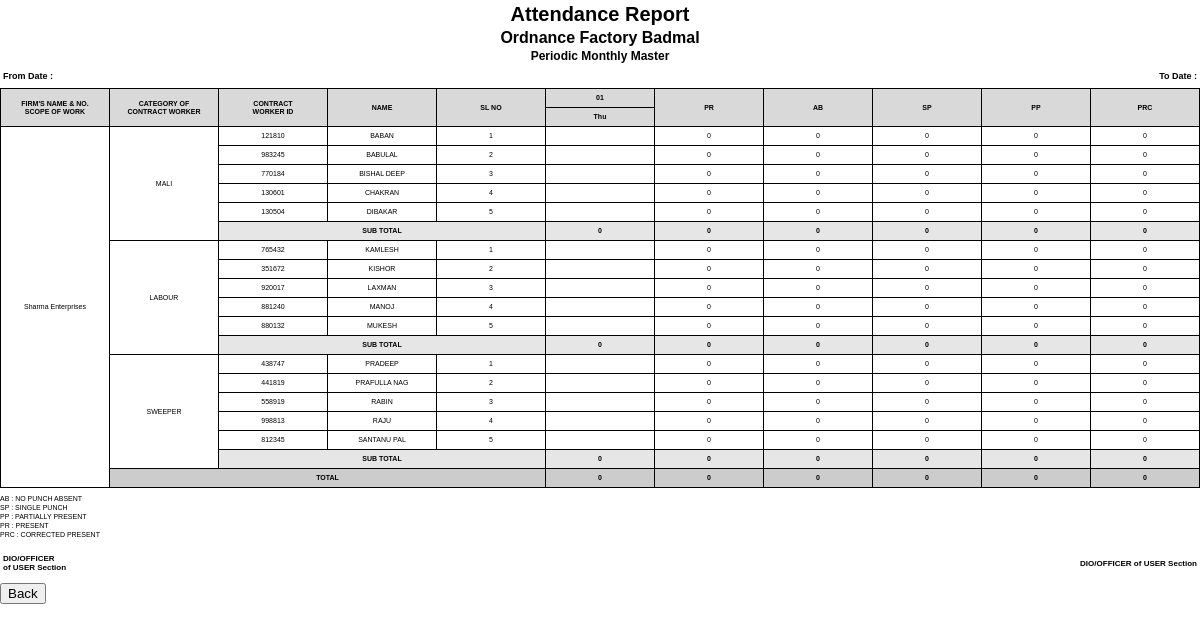
The app's page /reportgen.php?supplyOverhead=Sharma Enterprises with its own data.
### tables this page shows
CREATE TABLE `master` (
  `id` int(11) NOT NULL,
  `contractor_name` varchar(100) DEFAULT NULL,
  `category` varchar(50) DEFAULT NULL,
  `employee_id` varchar(6) NOT NULL,
  `employee_name` varchar(100) DEFAULT NULL,
  `aadhaar_number` varchar(12) NOT NULL,
  `phone_number` varchar(10) NOT NULL,
  `dob` date DEFAULT NULL,
  `address` varchar(255) DEFAULT NULL
);

### reportgen.php (the view, shortened to what this page needs)
<?php
include 'db_connect.php';
$contractor_name =
    $_GET['supplyOverhead'];
$from_date =
    $_GET['fromDate'];
$to_date =
    $_GET['toDate'];
?>
<!DOCTYPE html>
<html>
<head>
</head>
<body>
<div class="header-title">
Attendance Report
</div>
<div class="header-title" style="font-size:16px;">
Ordnance Factory Badmal
</div>
<div class="header-subtitle">
Periodic Monthly Master
</div>
<table class="date-row">
<tr>
<td>
From Date :
</td>
<td style="text-align:right;">
To Date :
</td>
</tr>
</table>
<table class="report-table">
<tr>
<th rowspan="2">
FIRM'S NAME & NO.<br>
SCOPE OF WORK
</th>
<th rowspan="2">
CATEGORY OF<br>
CONTRACT WORKER
</th>
<th rowspan="2">
CONTRACT<br>
WORKER ID
</th>
<th rowspan="2">
NAME
</th>
<th rowspan="2">
SL NO
</th>
<?php
$date_array = [];
$start = strtotime($from_date);
$end = strtotime($to_date);
while ($start <= $end) {
    $date_array[] =
        date('Y-m-d', $start);
    echo
    '<th>' .
    date('d', $start) .
    '</th>';
    $start =
    strtotime(
        '+1 day',
        $start
    );
}
?>
<th rowspan="2">PR</th>
<th rowspan="2">AB</th>
<th rowspan="2">SP</th>
<th rowspan="2">PP</th>
<th rowspan="2">PRC</th>
</tr>
<tr>
<?php
$start = strtotime($from_date);
$end = strtotime($to_date);
while ($start <= $end) {
    echo
    '<th>' .
    date('D', $start) .
    '</th>';
    $start =
    strtotime(
        '+1 day',
        $start
    );
}
?>
</tr>
<?php
$grand_pr = 0;
$grand_ab = 0;
$grand_sp = 0;
$grand_pp = 0;
$grand_prc = 0;
$grand_daily_totals = [];
foreach ($date_array as $date) {
    $grand_daily_totals[$date] = 0;
}
$contractor_query =
"
SELECT DISTINCT contractor_name
FROM master
WHERE contractor_name = '$contractor_name'
";
$contractor_result =
mysqli_query(
    $connection,
    $contractor_query
);
while (
    $contractor =
    mysqli_fetch_assoc($contractor_result)
) {
    $current_contractor =
        $contractor['contractor_name'];
    $contractor_count_query =
    "
    SELECT COUNT(*) AS total_rows
    FROM master
    WHERE contractor_name = '$current_contractor'
    ";
    $contractor_count_result =
    mysqli_query(
        $connection,
        $contractor_count_query
    );
    $contractor_count =
    mysqli_fetch_assoc(
        $contractor_count_result
    );
    $contractor_rowspan =
        $contractor_count['total_rows'] + 6;
    $show_contractor = true;
    $category_query =
    "
    SELECT DISTINCT category
    FROM master
    WHERE contractor_name = '$current_contractor'
    ORDER BY FIELD(
        category,
        'MALI',
        'LABOUR',
        'SWEEPER'
    )
    ";
    $category_result =
    mysqli_query(
        $connection,
        $category_query
    );
    while (
        $category_row =
        mysqli_fetch_assoc(
            $category_result
        )
    ) {
        $category =
            $category_row['category'];
        $category_count_query =
        "
        SELECT COUNT(*) AS total
        FROM master
        WHERE contractor_name = '$current_contractor'
        AND category = '$category'
        ";
        $category_count_result =
        mysqli_query(
            $connection,
            $category_count_query
        );
        $category_count =
        mysqli_fetch_assoc(
            $category_count_result
        );
        $category_rowspan =
            $category_count['total'] + 1;
        $employee_query =
        "
        SELECT *
        FROM master
        WHERE contractor_name = '$current_contractor'
        AND category = '$category'
        ORDER BY employee_name ASC
        ";
        $employee_result =
        mysqli_query(
            $connection,
            $employee_query
        );
        $sl_no = 1;
        $subtotal_pr = 0;
        $subtotal_ab = 0;
        $subtotal_sp = 0;
        $subtotal_pp = 0;
        $subtotal_prc = 0;
        $datewise_total = [];
        foreach ($date_array as $date) {
            $datewise_total[$date] = 0;
        }
        while (
            $employee =
            mysqli_fetch_assoc(
                $employee_result
            )
        ) {
            $employee_id =
                $employee['employee_id'];
            echo '<tr>';
            if ($show_contractor == true) {
                echo
                '<td rowspan="' .
                $contractor_rowspan .
                '" class="left">
                ' .
                $current_contractor .
                '
                </td>';
                $show_contractor = false;
            }
            if ($sl_no == 1) {
                echo
                '<td rowspan="' .
                $category_rowspan .
                '">
                ' .
                $category .
                '
                </td>';
            }
            echo
            '<td>' .
            $employee_id .
            '</td>';
            echo
            '<td class="left">' .
            $employee['employee_name'] .
            '</td>';
            echo
            '<td>' .
            $sl_no .
            '</td>';
            $pr = 0;
            $ab = 0;
            $sp = 0;
            $pp = 0;
            $prc = 0;
            foreach (
                $date_array as $date
            ) {
                $attendance_query =
                "
                SELECT status
                FROM attendance_final
                WHERE employee_id = '$employee_id'
                AND attendance_date = '$date'
                ";
                $attendance_result =
                mysqli_query(
                    $connection,
                    $attendance_query
                );
                if (mysqli_num_rows($attendance_result) > 0) {
    $attendance =
    mysqli_fetch_assoc(
        $attendance_result
    );
    $status =
    $attendance['status'];
    $current_day =
date(
    'D',
    strtotime($date)
);
if (
    $current_day == 'Sun'
) {
    $wff = false;
}
if (
    $current_day == 'Sun'
    &&
    (
        $status == 'PR'
        ||
        $status == 'PRC'
    )
) {
    $wff = true;
}
}
else {
    $status = "";
}
                echo
                '<td>' .
                $status .
                '</td>';
            }
            echo '<td>' . $pr . '</td>';
            echo '<td>' . $ab . '</td>';
            echo '<td>' . $sp . '</td>';
            echo '<td>' . $pp . '</td>';
            echo '<td>' . $prc . '</td>';
            echo '</tr>';
            $subtotal_pr += $pr;
            $subtotal_ab += $ab;
            $subtotal_sp += $sp;
            $subtotal_pp += $pp;
            $subtotal_prc += $prc;
            $grand_pr += $pr;
            $grand_ab += $ab;
            $grand_sp += $sp;
            $grand_pp += $pp;
            $grand_prc += $prc;
            $sl_no++;
        }
        echo '<tr class="subtotal">';
        echo '
        <td colspan="3">
        SUB TOTAL
        </td>
        ';
        foreach ($date_array as $date) {
            echo
            '<td>' .
            $datewise_total[$date] .
            '</td>';
        }
        echo '<td>' . $subtotal_pr . '</td>';
        echo '<td>' . $subtotal_ab . '</td>';
        echo '<td>' . $subtotal_sp . '</td>';
        echo '<td>' . $subtotal_pp . '</td>';
        echo '<td>' . $subtotal_prc . '</td>';
        echo '</tr>';
    }
}
echo '<tr class="total">';
echo '
<td colspan="4">
TOTAL
</td>
';
foreach ($date_array as $date) {
    echo
    '<td>' .
    $grand_daily_totals[$date] .
    '</td>';
}
echo '<td>' . $grand_pr . '</td>';
echo '<td>' . $grand_ab . '</td>';
echo '<td>' . $grand_sp . '</td>';
echo '<td>' . $grand_pp . '</td>';
echo '<td>' . $grand_prc . '</td>';
echo '</tr>';
?>
</table>
<div class="footer">
<div>
AB : NO PUNCH ABSENT
</div>
<div>
SP : SINGLE PUNCH
</div>
<div>
PP : PARTIALLY PRESENT
</div>
<div>
PR : PRESENT
</div>
<div>
PRC : CORRECTED PRESENT
</div>
</div>
<table class="signature">
<tr>
<td>
DIO/OFFICER<br>
of USER Section
</td>
<td style="text-align:right;">
DIO/OFFICER of USER Section
</td>
</tr>
</table>
<div class="back-btn">
<button
onclick="window.location.href='user.php'">
Back
</button>
</div>
</body>
</html>

### reportgen.php (style rules this page uses)
body { font-family: Arial, sans-serif; margin: 0; padding: 0; font-size: 8px; -webkit-print-color-adjust: exact; print-color-adjust: exact; }
.header-title { text-align: center; font-size: 20px; font-weight: bold; margin-top: 3px; margin-bottom: 2px; }
.header-subtitle { text-align: center; font-size: 12px; font-weight: bold; margin-bottom: 5px; }
.date-row { width: 100%; margin-bottom: 4px; font-size: 9px; font-weight: bold; }
.date-row td { border: none; }
.report-table { width: 100%; border-collapse: collapse; table-layout: fixed; }
.report-table th, .report-table td { border: 1px solid black; padding: 1px; text-align: center; font-size: 7px; line-height: 1.1; height: 16px; word-break: break-word; }
.report-table th { background: #d9d9d9; font-weight: bold; }
.left { text-align: left; padding-left: 3px; }
.subtotal { background: #e6e6e6; font-weight: bold; }
.total { background: #cccccc; font-weight: bold; }
.footer { margin-top: 6px; font-size: 7px; line-height: 1.3; }
.signature { margin-top: 12px; width: 100%; }
.signature td { border: none; font-size: 8px; font-weight: bold; }
.back-btn { margin-top: 8px; }

### records on screen
master: current_contractor "Sharma Enterprises", category "MALI", employee "121810", employee_name "BABAN", pr "0", ab "0", sp "0", pp "0", prc "0"
master: employee "983245", employee_name "BABULAL", pr "0", ab "0", sp "0", pp "0", prc "0"
master: employee "770184", employee_name "BISHAL DEEP", pr "0", ab "0", sp "0", pp "0", prc "0"
master: employee "130601", employee_name "CHAKRAN", pr "0", ab "0", sp "0", pp "0", prc "0"
master: employee "130504", employee_name "DIBAKAR", pr "0", ab "0", sp "0", pp "0", prc "0"
master: category "LABOUR", employee "765432", employee_name "KAMLESH", pr "0", ab "0", sp "0", pp "0", prc "0"
master: employee "351672", employee_name "KISHOR", pr "0", ab "0", sp "0", pp "0", prc "0"
master: employee "920017", employee_name "LAXMAN", pr "0", ab "0", sp "0", pp "0", prc "0"
master: employee "881240", employee_name "MANOJ", pr "0", ab "0", sp "0", pp "0", prc "0"
master: employee "880132", employee_name "MUKESH", pr "0", ab "0", sp "0", pp "0", prc "0"
master: category "SWEEPER", employee "438747", employee_name "PRADEEP", pr "0", ab "0", sp "0", pp "0", prc "0"
master: employee "441819", employee_name "PRAFULLA NAG", pr "0", ab "0", sp "0", pp "0", prc "0"
master: employee "558919", employee_name "RABIN", pr "0", ab "0", sp "0", pp "0", prc "0"
master: employee "998813", employee_name "RAJU", pr "0", ab "0", sp "0", pp "0", prc "0"
master: employee "812345", employee_name "SANTANU PAL", pr "0", ab "0", sp "0", pp "0", prc "0"

### other values on screen
date('d', $start) "01"
date('D', $start) "Thu"
$datewise_total[$date] "0"
$subtotal_pr "0"
$subtotal_ab "0"
$subtotal_sp "0"
$subtotal_pp "0"
$subtotal_prc "0"
$grand_daily_totals[$date] "0"
$grand_pr "0"
$grand_ab "0"
$grand_sp "0"
$grand_pp "0"
$grand_prc "0"
